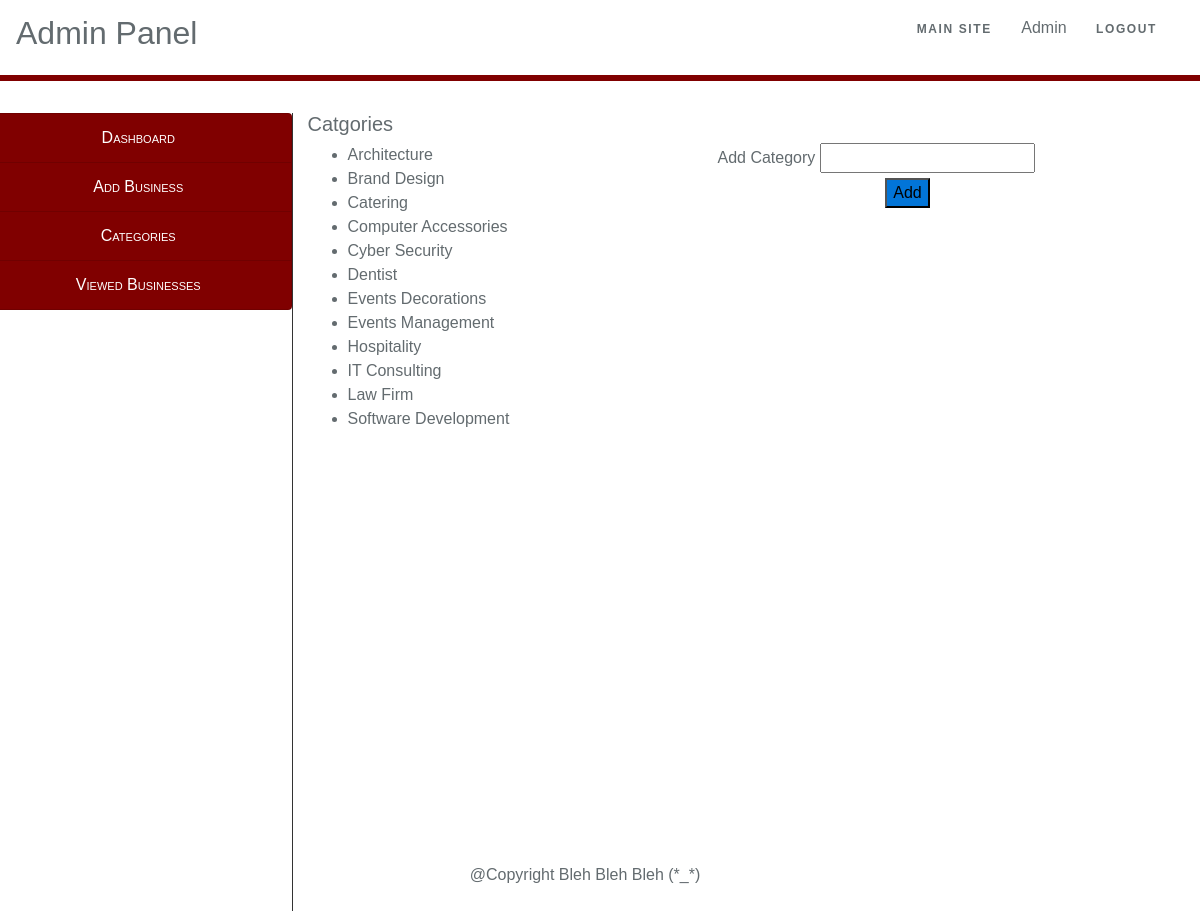
/views/admin/categories.php (signed in), run on the app's committed database.
### tables this page shows
CREATE TABLE `users` (
  `id` int(11) NOT NULL,
  `email` varchar(255) NOT NULL,
  `username` varchar(255) NOT NULL,
  `password` varchar(255) NOT NULL
);

CREATE TABLE `categories` (
  `id` int(11) NOT NULL,
  `name` varchar(255) NOT NULL
);

### database/QueryBuilder.php (called while the page is built, shortened)
<?php
class QueryBuilder
{
	protected $pdo;
	public function __construct($pdo)
	{
		$this->pdo = $pdo;
	}
	public function selectAll($table,$limit=null)
	{
		if($limit == null){
			$query = $this->pdo->prepare("select * from {$table}");
			$query->execute();
			return $query->fetchAll(PDO::FETCH_OBJ);
		}
		else{
			$query = $this->pdo->prepare("select * from {$table} limit {$limit}");
			$query->execute();
			return $query->fetchAll(PDO::FETCH_OBJ);
		}
	}
	public function isAdmin()
	{
		if(isset($_SESSION['auth']))
		{
			$auth = $_SESSION['auth'];
			$check = $this->pdo->prepare("select * from users where username = '{$auth->username}'");
			$check->execute();
			$pass = $check->fetch(PDO::FETCH_OBJ);
			if ($pass) {
				return true;
			}else{
				return false;
			}
		}
		return false;
	}
}

### config.php (called while the page is built)
<?php
return [
    "database" => [
        "name" => "companies_directory",
        "user" => "root",
        "password" => "root",
        "connection" => "mysql:dbhost=127.0.0.1",
        "options" => [
            PDO::ATTR_ERRMODE => PDO::ERRMODE_EXCEPTION
        ]
    ]
];
?>

### factory.php (called while the page is built, shortened)
<?php
$config = require "config.php";
require 'database/Connection.php';
require 'database/QueryBuilder.php';
$query = new QueryBuilder(
	Connection::make($config['database'])
);

### database/Connection.php (called while the page is built)
<?php
class Connection
{
	public static function make($db)
	{
		try{
			return new PDO(
				$db['connection'].';dbname='.$db['name'],
				$db['user'],
				$db['password'],
				$db['options']
			);
		}
		catch(PDOException $e){
			die('Could not Connect: '.$e->getMessage());
		}
	}
}

### views/admin/categories.php (the view)
<?php
require '../partials/admin_header.php';
$cats = $query->selectAll('categories');
?>
	<div class="col-sm-8">
		<h5>Catgories</h5>
		<div class="row">
			<div class="col-sm-6">
				<ul>
					<?php foreach($cats as $c => $cat):?>
						<li><?= $cat->name ?></li>
					<?php endforeach; ?>
				</ul>
			</div>
			<form class="col-sm-6 ajax-form" action="save_category.php" name="create_category" method="post">
				<div class="form-block">
					<label>Add Category</label>
					<input type="text" name="category" value="" required>
				</div>
				<div class="form-block text-center	">
					<input type="submit" id="ajax-save-btn" class="bg-primary" value="Add">
				</div>
			</form>
		</div>
	</div>
<?php
require '../partials/admin_footer.php';

### views/partials/admin_header.php (shortened to what this page needs)
<?php
require '../../factory.php';
if($query->isAdmin()){
    $auth = $_SESSION['auth'];
}
else{
    header("Location: /views/login.php");
}
?>
<!DOCTYPE html>
<html lang="en">
<head>
    <link href="/public/css/bootstrap.min.css" rel="stylesheet" type="text/css"/>
    <link rel="stylesheet" type="text/css" href="/public/css/jquery-ui.min.css">
    <link rel="stylesheet" type="text/css" href="/public/css/jquery.multiselect.css">
    <link href="/public/css/styles.css" rel="stylesheet" type="text/css">
</head>
<body>
    <header>
        <div class="top-left">
            <h2>Admin Panel</h2>
        </div>
        <div class="top-right links" style="text-transform: capitalize;">
            <a href="/views/">Main Site</a>
            <strong><?php if(isset($auth)){ echo $auth->username; }?></strong>
            <a href="/views/logout.php">Logout</a>
        </div>
    </header>
    <div class="row position-ref full-height">
            <div class="col-sm-3" id="admin-nav">
                <ul class="list-group">
                    <li class="list-group-item">
                        <a href="/views/admin/dashboard.php">Dashboard</a>
                    </li>
                    <li class="list-group-item">
                        <a href="/views/admin/add_business.php">Add Business</a>
                    </li>
                    <li class="list-group-item">
                        <a href="/views/admin/categories.php">Categories</a>
                    </li>
                    <li class="list-group-item">
                        <a href="/views/admin/view_logs.php">Viewed Businesses</a>
                    </li>
                </ul>
            </div>

### views/partials/admin_footer.php (shortened to what this page needs)
	<footer style="position: fixed;bottom: 10px; width: 100%">
		<p style="text-align: center;"">@copyright bleh bleh bleh (*_*)</p>
	</footer>
</div>
</body>
</html>

### public/css/styles.css (style rules this page uses)
html, body { background-color: #fff; color: #636b6f; font-family: 'Raleway', sans-serif; font-weight: 100; height: 100vh; margin: 0; }
p { text-transform: capitalize; }
.full-height { height: 100vh; }
.position-ref { position: relative; }
.top-right { right: 18px; position: absolute; }
.top-left { float: left; }
.links > a { color: #636b6f; padding: 0 25px; font-size: 12px; font-weight: 600; letter-spacing: .1rem; text-decoration: none; text-transform: uppercase; }
header { display: flex; padding: 1em; margin-bottom: 2em; border-bottom: 6px solid maroon; }
#admin-nav { height: 100vh; border-right: 1px solid #333; padding: inherit; }
#admin-nav .list-group-item { background-color: maroon; }
#admin-nav .list-group-item a { color: #fff; font-variant: petite-caps; font-weight: 400; margin: auto; }

### data on the page
users: username "Admin"
categories: name "Architecture"
categories: name "Brand Design"
categories: name "Catering"
categories: name "Computer Accessories"
categories: name "Cyber Security"
categories: name "Dentist"
categories: name "Events Decorations"
categories: name "Events Management"
categories: name "Hospitality"
categories: name "IT Consulting"
categories: name "Law Firm"
categories: name "Software Development"
